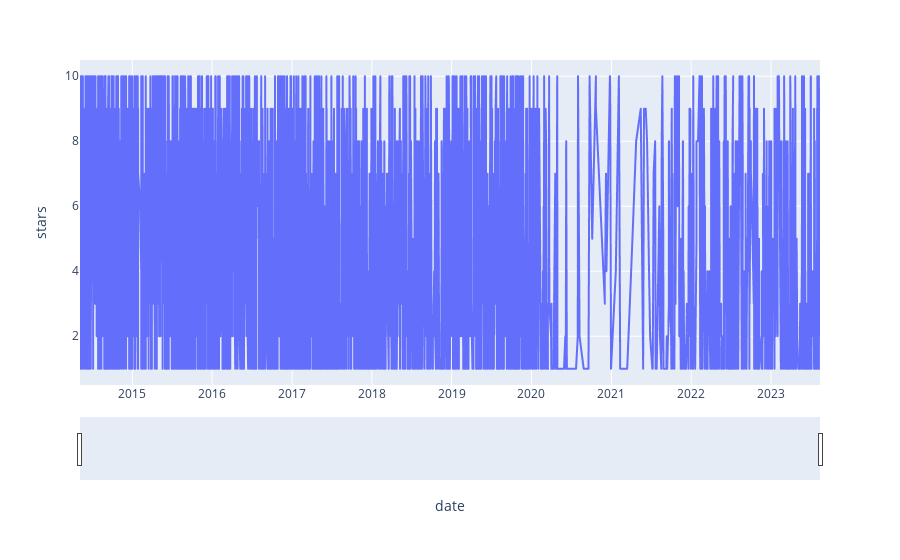

Source (notebook cell):
### Code cell
fig = px.line(df, x='date', y='stars')
fig.update_xaxes(rangeslider_visible=True)
fig.show()

### Figure 1 — Plotly figure (JSON) as saved in the notebook; plotly's stock layout.template omitted (floating-point values rounded to 4 significant figures; data arrays with more than 128 entries replaced by an {"elided": "..."} marker saying what was removed)
{"data": [{"hovertemplate": "date=%{x}<br>stars=%{y}<extra></extra>", "legendgroup": "", "line": {"color": "#636efa", "dash": "solid"}, "marker": {"symbol": "circle"}, "mode": "lines", "name": "", "showlegend": false, "type": "scattergl", "x": {"elided": "3593 str values"}, "xaxis": "x", "y": {"elided": "3593 int values"}, "yaxis": "y"}], "layout": {"legend": {"tracegroupgap": 0}, "margin": {"t": 60}, "xaxis": {"anchor": "y", "domain": [0, 1], "rangeslider": {"visible": true}, "title": {"text": "date"}}, "yaxis": {"anchor": "x", "domain": [0, 1], "title": {"text": "stars"}}}}
